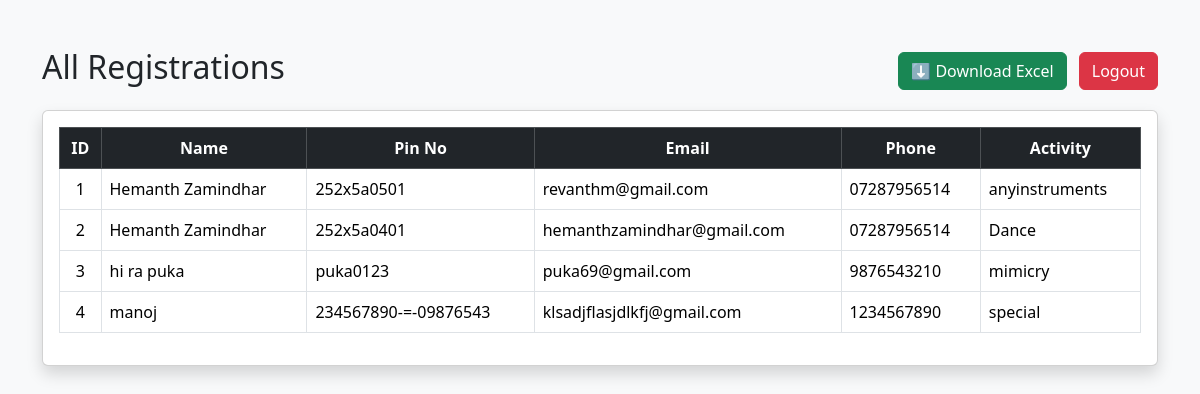
/registrations (signed in), run on the app's committed database.
### tables this page shows
CREATE TABLE registrations (
            id INTEGER PRIMARY KEY AUTOINCREMENT,
            name TEXT NOT NULL,
            pinno TEXT NOT NULL,
            email TEXT NOT NULL,
            phone TEXT NOT NULL,
            activity TEXT NOT NULL
        );

### app.py (the view)
@app.route("/registrations")
def registrations():
    if "user" not in session:  # check login
        flash("Please login to view registrations.", "warning")
        return redirect(url_for("login"))
    conn = sqlite3.connect("activity.db")
    cursor = conn.cursor()
    cursor.execute("SELECT * FROM registrations")
    rows = cursor.fetchall()
    conn.close()
    return render_template("registrations.html", rows=rows)

### templates/registrations.html (shortened to what this page needs)
<!DOCTYPE html>
<html lang="en">
<head>
  <link href="https://cdn.jsdelivr.net/npm/bootstrap@5.3.8/dist/css/bootstrap.min.css" rel="stylesheet">
</head>
<body class="bg-light">
  <div class="container mt-5">
    <div class="d-flex justify-content-between align-items-center mb-3">
      <h2>All Registrations</h2>
      <div>
        <a href="{{ url_for('download_excel') }}" class="btn btn-success me-2">⬇ Download Excel</a>
        <a href="{{ url_for('logout') }}" class="btn btn-danger">Logout</a>
      </div>
    </div>
    <div class="card shadow">
      <div class="card-body">
        <table class="table table-bordered table-hover align-middle">
          <thead class="table-dark text-center">
            <tr>
              <th>ID</th>
              <th>Name</th>
              <th>Pin No</th>
              <th>Email</th>
              <th>Phone</th>
              <th>Activity</th>
            </tr>
          </thead>
          <tbody>
            {% if rows %}
              {% for row in rows %}
              <tr>
                <td class="text-center">{{ row[0] }}</td>
                <td>{{ row[1] }}</td>
                <td>{{ row[2] }}</td>
                <td>{{ row[3] }}</td>
                <td>{{ row[4] }}</td>
                <td>{{ row[5] }}</td>
              </tr>
              {% endfor %}
            {% else %}
              <tr>
                <td colspan="6" class="text-center text-muted">No registrations found</td>
              </tr>
            {% endif %}
          </tbody>
        </table>
      </div>
    </div>
  </div>
</body>
</html>

### data on the page
registrations: id "1", name "Hemanth Zamindhar", pinno "252x5a0501", email "revanthm@gmail.com", phone "07287956514", activity "anyinstruments"
registrations: id "2", name "Hemanth Zamindhar", pinno "252x5a0401", email "hemanthzamindhar@gmail.com", phone "07287956514", activity "Dance"
registrations: id "3", name "hi ra puka", pinno "puka0123", email "puka69@gmail.com", phone "9876543210", activity "mimicry"
registrations: id "4", name "manoj", pinno "234567890-=-09876543", email "klsadjflasjdlkfj@gmail.com", phone "1234567890", activity "special"
